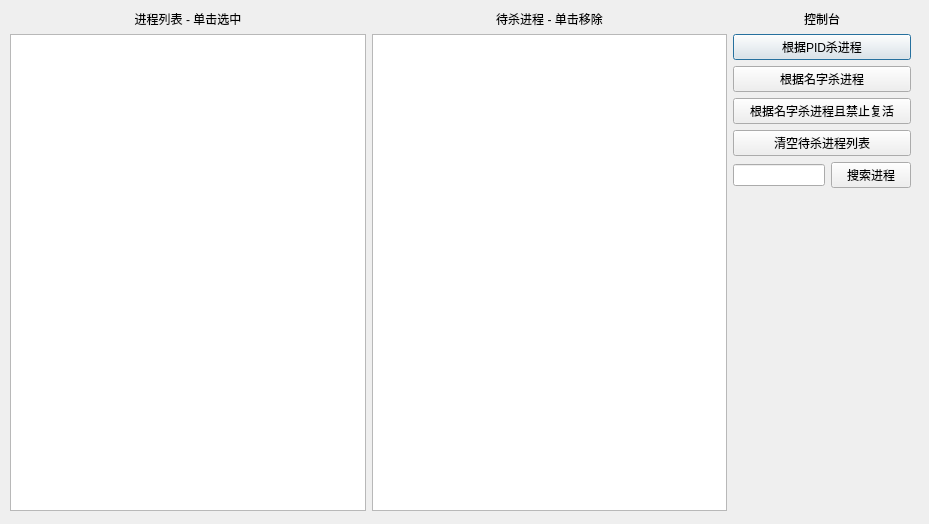
<?xml version="1.0" encoding="UTF-8"?>
<ui version="4.0">
 <class>Dialog</class>
 <widget class="QDialog" name="Dialog">
  <property name="geometry">
   <rect>
    <x>0</x>
    <y>0</y>
    <width>929</width>
    <height>524</height>
   </rect>
  </property>
  <property name="windowTitle">
   <string>processkiller</string>
  </property>
  <widget class="QWidget" name="horizontalLayoutWidget">
   <property name="geometry">
    <rect>
     <x>10</x>
     <y>10</y>
     <width>901</width>
     <height>501</height>
    </rect>
   </property>
   <layout class="QHBoxLayout" name="horizontalLayout" stretch="2,2,1">
    <property name="spacing">
     <number>6</number>
    </property>
    <item>
     <layout class="QVBoxLayout" name="verticalLayout_3">
      <item>
       <widget class="QLabel" name="label_2">
        <property name="text">
         <string>进程列表 - 单击选中</string>
        </property>
        <property name="alignment">
         <set>Qt::AlignCenter</set>
        </property>
       </widget>
      </item>
      <item>
       <widget class="QListWidget" name="allProcesses"/>
      </item>
     </layout>
    </item>
    <item>
     <layout class="QVBoxLayout" name="verticalLayout_2">
      <item>
       <widget class="QLabel" name="label">
        <property name="text">
         <string>待杀进程 - 单击移除</string>
        </property>
        <property name="alignment">
         <set>Qt::AlignCenter</set>
        </property>
       </widget>
      </item>
      <item>
       <widget class="QListWidget" name="processToKill"/>
      </item>
     </layout>
    </item>
    <item>
     <layout class="QVBoxLayout" name="verticalLayout">
      <item>
       <widget class="QLabel" name="label_3">
        <property name="text">
         <string>控制台</string>
        </property>
        <property name="alignment">
         <set>Qt::AlignCenter</set>
        </property>
       </widget>
      </item>
      <item>
       <widget class="QPushButton" name="killSelectedButton">
        <property name="text">
         <string>根据PID杀进程</string>
        </property>
       </widget>
      </item>
      <item>
       <widget class="QPushButton" name="killSameNameButton">
        <property name="text">
         <string>根据名字杀进程</string>
        </property>
       </widget>
      </item>
      <item>
       <widget class="QPushButton" name="killNoReopenButton">
        <property name="text">
         <string>根据名字杀进程且禁止复活</string>
        </property>
       </widget>
      </item>
      <item>
       <widget class="QPushButton" name="clearButton">
        <property name="text">
         <string>清空待杀进程列表</string>
        </property>
       </widget>
      </item>
      <item>
       <layout class="QHBoxLayout" name="horizontalLayout_2">
        <item>
         <widget class="QLineEdit" name="processNameKeyword"/>
        </item>
        <item>
         <widget class="QPushButton" name="searchButton">
          <property name="text">
           <string>搜索进程</string>
          </property>
         </widget>
        </item>
       </layout>
      </item>
      <item>
       <spacer name="verticalSpacer">
        <property name="orientation">
         <enum>Qt::Vertical</enum>
        </property>
        <property name="sizeHint" stdset="0">
         <size>
          <width>20</width>
          <height>40</height>
         </size>
        </property>
       </spacer>
      </item>
     </layout>
    </item>
   </layout>
  </widget>
 </widget>
 <resources/>
 <connections/>
</ui>
